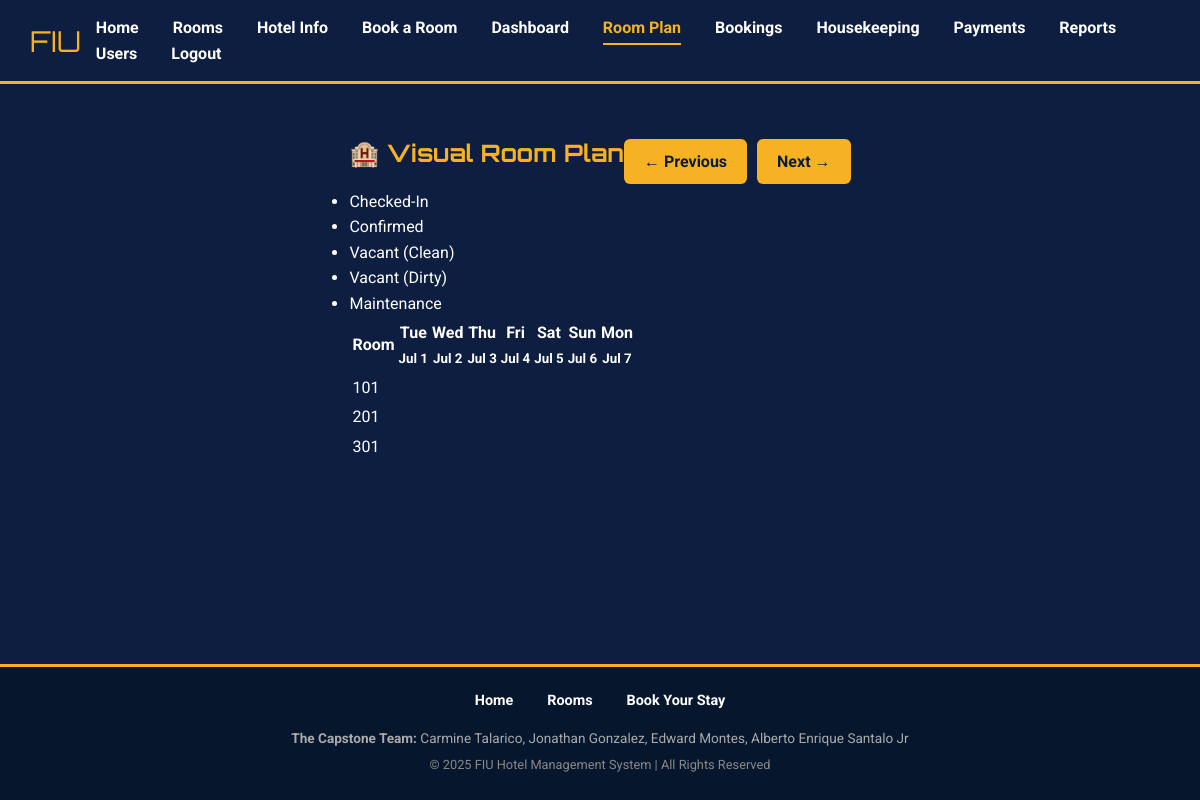
The page /room_plan.php?start_date=2025-07-01 (signed in) on the database its author committed.
### tables this page shows
CREATE TABLE `rooms` (
  `id` int(11) NOT NULL,
  `room_type` varchar(50) NOT NULL,
  `room_number` varchar(10) NOT NULL,
  `capacity` int(11) DEFAULT 2,
  `image_path` varchar(255) DEFAULT NULL,
  `status` enum('available','booked','maintenance') DEFAULT 'available',
  `housekeeping_status` enum('clean','dirty','maintenance') NOT NULL DEFAULT 'dirty'
);

### public/room_plan.php (the view, shortened to what this page needs)
<?php
require_once __DIR__ . '/../config/db.php';
require_once __DIR__ . '/../includes/header.php';
$today = new DateTime();
$start_date_str = $_GET['start_date'] ?? $today->format('Y-m-d');
$start_date = new DateTime($start_date_str);
$days_to_show = 7;
$prev_date = clone $start_date;
$prev_date->modify('-7 days');
$next_date = clone $start_date;
$next_date->modify('+7 days');
$rooms_query = $conn->query("SELECT * FROM rooms ORDER BY room_number ASC");
$rooms = [];
if ($rooms_query) {
    while($row = $rooms_query->fetch_assoc()) {
        $rooms[] = $row;
    }
}
?>
<div class="mb-20" style="display: flex; justify-content: space-between; align-items: center;">
    <h2>🏨 Visual Room Plan</h2>
    <div style="display: flex; gap: 10px;">
        <a href="?start_date=<?= $prev_date->format('Y-m-d') ?>" class="btn btn-primary">&larr; Previous</a>
        <a href="?start_date=<?= $next_date->format('Y-m-d') ?>" class="btn btn-primary">Next &rarr;</a>
    </div>
</div>
<ul class="legend">
    <li><span class="color-box" style="background-color: #e74c3c;"></span> Checked-In</li>
    <li><span class="color-box" style="background-color: #3498db;"></span> Confirmed</li>
    <li><span class="color-box" style="background-color: #2ecc71;"></span> Vacant (Clean)</li>
    <li><span class="color-box" style="background-color: #f1c40f;"></span> Vacant (Dirty)</li>
    <li><span class="color-box" style="background-color: #95a5a6;"></span> Maintenance</li>
</ul>
<div class="room-plan-container">
    <table class="tape-chart">
        <thead>
            <tr>
                <th class="room-number-col">Room</th>
                <?php
                $current_header_date = clone $start_date;
                for ($i = 0; $i < $days_to_show; $i++) {
                    echo '<th>' . $current_header_date->format('D') . '<br><small>' . $current_header_date->format('M j') . '</small></th>';
                    $current_header_date->modify("+1 day");
                }
                ?>
            </tr>
        </thead>
        <tbody>
            <?php foreach ($rooms as $room): ?>
                <tr>
                    <td class="room-number-col"><?= htmlspecialchars($room['room_number']) ?></td>
                    <?php
                    for ($i = 0; $i < $days_to_show; $i++) {
                        $booking_found = false;
                        if (!$booking_found) {
                            $status_class = 'status-' . str_replace('_', '-', htmlspecialchars($room['housekeeping_status']));
                            echo "<td class='date-cell'><div class='booking-block {$status_class}' style='opacity: 0.5;'></div></td>";
                        }
                    }
                    ?>
                </tr>
            <?php endforeach; ?>
        </tbody>
    </table>
</div>
<?php require_once __DIR__ . '/../includes/footer.php'; ?>

### public/assets/css/style.css (style rules this page uses)
body, h1, h2, h3, p, a, ul, li, table, input, select, button, textarea, label { margin: 0; padding: 0; box-sizing: border-box; font-family: 'Roboto', sans-serif; }
body { background-color: #0E1E40; color: #ffffff; line-height: 1.6; display: flex; flex-direction: column; min-height: 100vh; }
h1, h2, h3 { font-family: 'Orbitron', sans-serif; color: #F7B223; margin-bottom: 1rem; }
a { color: #F7B223; text-decoration: none; }
.btn { display: inline-block; padding: 10px 20px; font-weight: bold; border-radius: 6px; text-decoration: none; cursor: pointer; border: none; transition: all 0.2s ease; }
.btn-primary { background-color: #F7B223; color: #081C3A; }

### rows shown on the page
rooms: room_number "101"
rooms: room_number "201"
rooms: room_number "301"

### other values the page prints
$current_header_date->format('D') "Tue"
$current_header_date->format('M j') "Jul 1"
$current_header_date->format('D') "Wed"
$current_header_date->format('M j') "Jul 2"
$current_header_date->format('D') "Thu"
$current_header_date->format('M j') "Jul 3"
$current_header_date->format('D') "Fri"
$current_header_date->format('M j') "Jul 4"
$current_header_date->format('D') "Sat"
$current_header_date->format('M j') "Jul 5"
$current_header_date->format('D') "Sun"
$current_header_date->format('M j') "Jul 6"
$current_header_date->format('D') "Mon"
$current_header_date->format('M j') "Jul 7"
